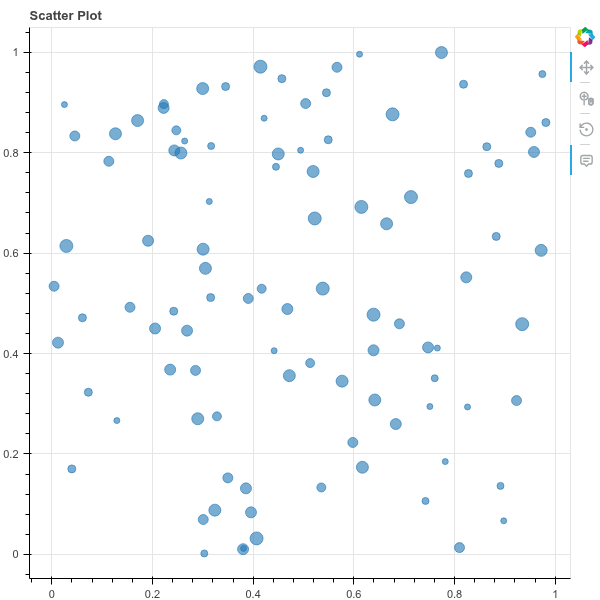

Write Python code to recreate this figure.
import numpy as np
from bokeh.plotting import figure, output_file, save
from bokeh.models import ColumnDataSource, HoverTool, CustomJS
from bokeh.io import export_png

source = ColumnDataSource(dict(
    x=np.random.rand(100),
    y=np.random.rand(100),
    size=np.random.randint(6, 14, 100)
))

hover_cb = CustomJS(code="""
console.log("Hovered scatter:", cb_data.index['1d'].indices);
""")

p = figure(title="Scatter Plot", tools="pan,wheel_zoom,reset")
glyph = p.circle("x", "y", size="size", alpha=0.6, source=source)

p.add_tools(HoverTool(
    tooltips=[("x", "@x{0.000}"), ("y", "@y{0.000}")],
    callback=hover_cb,
    renderers=[glyph]
))

output_file("scatter_plot.html")
save(p)
export_png(p, filename="scatter_plot.png")
